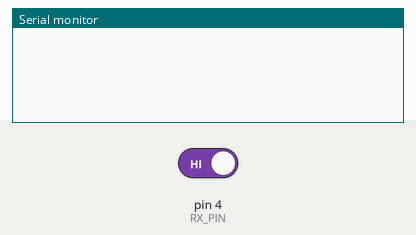
This sketch was run on a simulated Arduino Uno, built with avr-gcc and run on an emulated ATmega328P. Shown: the last lines printed to the serial monitor. The test bench sets the inputs (shaded band); at power-on: pin 4 (RX_PIN) HIGH. Random numbers use the default seed unless the sketch sets one.

Above: at 1.2 s.
1.3 s: pin 4 (RX_PIN) driven LOW
At 1.66 s:
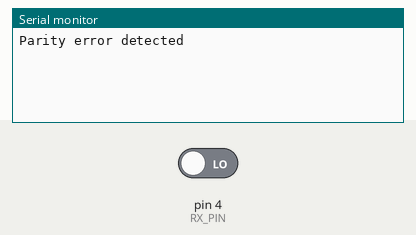
3.4 s: pin 4 (RX_PIN) driven HIGH
At 4.1 s:
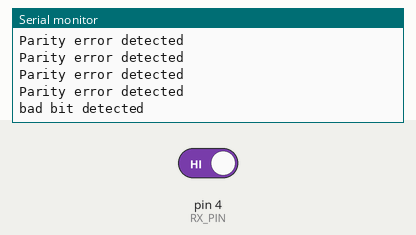

Measured:
- after the input at 1.3 s, the serial monitor: prints a new line after 0.20 s (image 1)
- after the input at 3.4 s, the serial monitor: prints a new line at once (image 2)

The sketch:

lab2_code_208279620_208660365.ino
```cpp
#define TX_PIN 5                 // Transmission pin
#define RX_PIN 4                 // Reception pin
#define BIT_WAIT_TIME 20000      // Bit duration in microseconds (50 bps)
#define NUMBER_OF_SAMPLES 3      // Number of samples per bit
#define DELTA_TIME (BIT_WAIT_TIME / (NUMBER_OF_SAMPLES + 2))

// States
#define IDLE 0
#define START 1
#define DATA 2
#define PARITY 3
#define STOP 4

// Global variables for usart_rx
unsigned long rx_last_time = 0;    // Tracks last sampling time
int rx_state = IDLE;               // Current state of the receiver
int rx_bit_counter = 0;            // Counter for received data bits
char rx_frame = 0;                 // Stores the received frame
int calculated_parity = 1;         // For parity calculation in receiver

// Global variables for usart_tx

unsigned long tx_last_time = 0;    // Tracks last transmission time
int tx_state = IDLE;               // Current state of the transmitter
char tx_data = 0b01100001;         // Data to transmit (ASCII 'a')
int tx_bit_counter = 0;            // Counter for transmitted bits
unsigned long random_wait_time = 1000000; // Initial random wait time in microseconds
int parity_bit = 0;                // Parity bit for transmission

void setup() {

  //setting up the input and output pins and also setting the output to 1.


  pinMode(TX_PIN, OUTPUT);
  pinMode(RX_PIN, INPUT);
  digitalWrite(TX_PIN, HIGH);      // Set line HIGH (idle state)
  Serial.begin(9600);
  randomSeed(analogRead(0));       // makes it truly random


}

void usart_tx() {

  unsigned long current_time = micros();

  // Random wait time between frames
  if (tx_state == IDLE && current_time - tx_last_time >= random_wait_time) {

	tx_bit_counter = 0;
    tx_state = START;
    random_wait_time = random(1000000, 5000000); // Random delay: 1 to 5 seconds


    parity_bit = 1;


  }

  if (tx_state > 0 && current_time - tx_last_time >= BIT_WAIT_TIME) {
    switch (tx_state) {
      case START:
        digitalWrite(TX_PIN, LOW); // Start bit
        tx_state = DATA;
        break;

      case DATA:
        digitalWrite(TX_PIN, (tx_data >> tx_bit_counter) & 1); // Send data bits

		parity_bit ^= ((tx_data >> tx_bit_counter) & 1); //calculate parity_bit
        tx_bit_counter++;
        if (tx_bit_counter >= 8) {

		  //Serial.print("Parity ");
	      //Serial.println(parity_bit);

          tx_state = PARITY;
        }
        break;

      case PARITY:
        digitalWrite(TX_PIN, parity_bit); // send parity bit

        // Serial.print("Parity bit sent: ");
        // Serial.println(parity_bit);
        tx_state = STOP;
        break;

      case STOP:
        digitalWrite(TX_PIN, HIGH); // send stop bit
        tx_state = IDLE;
        break;
    }
    tx_last_time = current_time;
  }
}


void usart_rx() {
  unsigned long current_time = micros();
  static int sample_counter = 0;
  static int sampled_value = 0;
  int bit = 0;

  if (rx_state == IDLE) {

	if (digitalRead(RX_PIN) == LOW) {  // see if there is start bit
      rx_state = START;
      rx_last_time = current_time;
      sample_counter = 0;
      sampled_value = 0;
      calculated_parity = 1; // starting from 1 same as in tx
      rx_bit_counter = 0;
      rx_frame = 0;

    }
  } else if (current_time - rx_last_time >= DELTA_TIME) {

    sample_counter++;
    sampled_value = (sampled_value << 1) | digitalRead(RX_PIN);

    if (sample_counter == 5) {  // after sampling 5 times

	  int middle_bits = (sampled_value & 0b1110);
      if (middle_bits == 0b0000){
       bit = 0;

      }else if (middle_bits == 0b1110){
        bit = 1;

      }else {

		rx_state = IDLE;  // reset due to false bit
		Serial.println("bad bit detected");

	  }
      sample_counter = 0; // Reset for the next bit
      sampled_value = 0;

      switch (rx_state) {

        case START:
          if (bit == 0) {  // start bit
            rx_state = DATA;

          } else {
            rx_state = IDLE;  // Reset on invalid start bit
            Serial.println("false start detected");
          }
          break;

        case DATA:
          rx_frame |= (bit << rx_bit_counter); // store the received bit
          calculated_parity ^= bit; // Update calculated parity
          rx_bit_counter++;
          if (rx_bit_counter >= 8) {
            rx_state = PARITY;
          }
          break;

        case PARITY:
          if (bit == calculated_parity) {

			//Serial.println("Parity OK");
            rx_state = STOP;
          } else {
            Serial.println("Parity error detected");
            rx_state = IDLE; // reset on parity error
          }
          break;

        case STOP:
          if (bit == 1) {  // validate stop bit
            Serial.print("Received Frame: ");
            Serial.println(rx_frame, BIN);
            Serial.print("Received Character: ");
            Serial.println((char)rx_frame);
          } else {
            Serial.println("Stop bit error detected");
          }
          rx_state = IDLE;  // reset after processing frame
          break;
      }
    }
    rx_last_time = current_time;
  }
}

void loop() {

  usart_tx();
  usart_rx();

}
```
